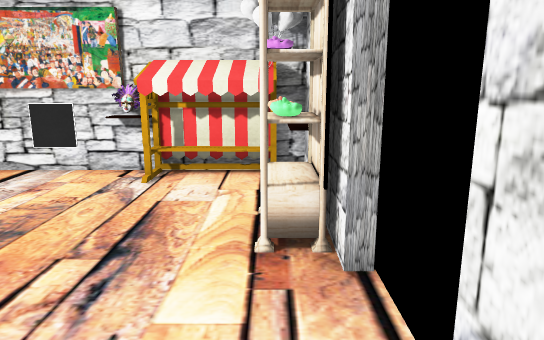
View 1 (above)

12 first-person views from a walk through a 3-D level made in the Unity game engine. The camera is 1.2 m above the floor, tilts 12° down and sees 70° across. Doors are open. The floor is counted in squares, 0.5 m on a side. Each view is taken from the middle of a square. On the plan, view 1 faces up. The plan holds only what a view shows up to about 20 squares ahead; the rest is blank. The place goes on beyond the plan. The player is left out. Some surface patterns are stand-ins.

View 2
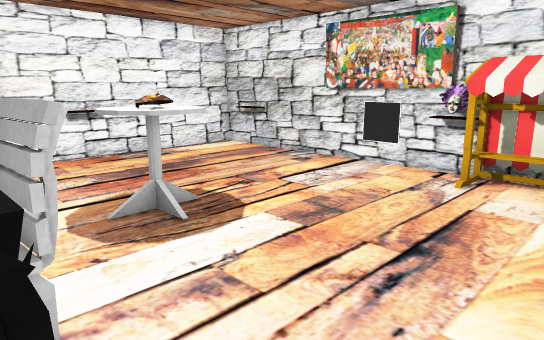

View 3
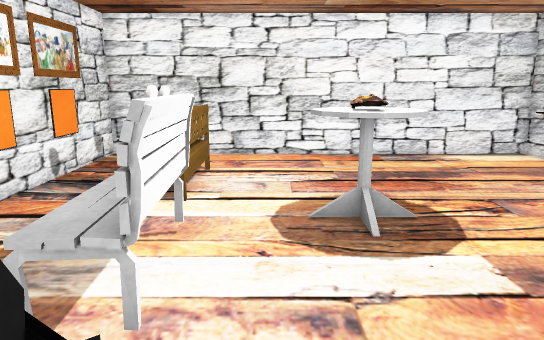

View 4
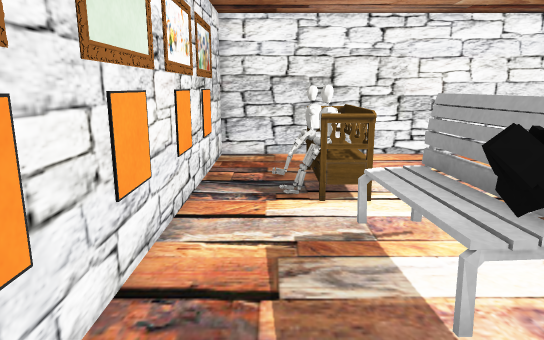

View 5
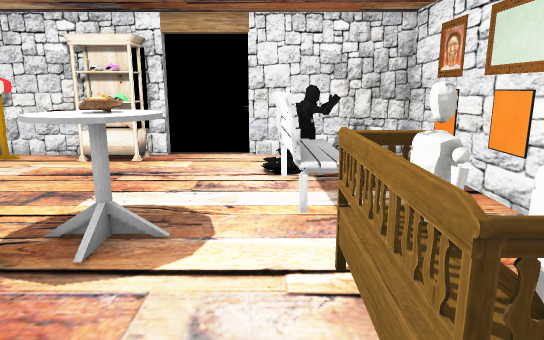

View 6
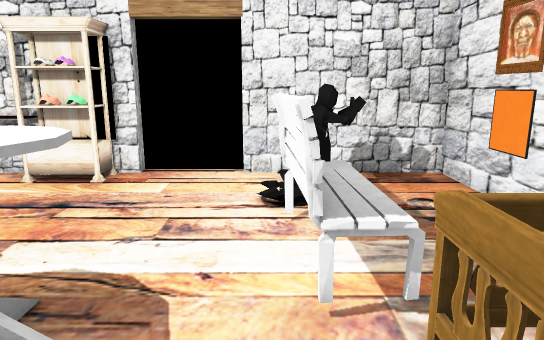

View 7
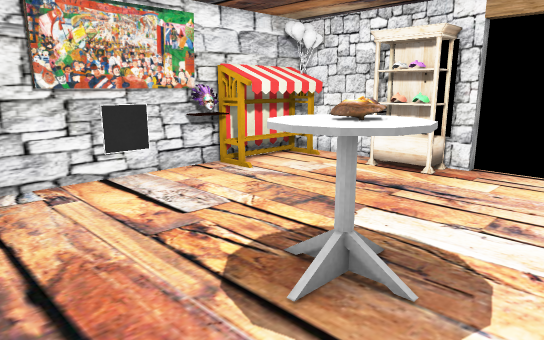

View 8
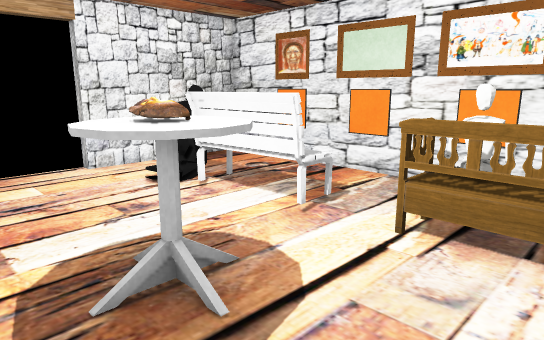

View 9
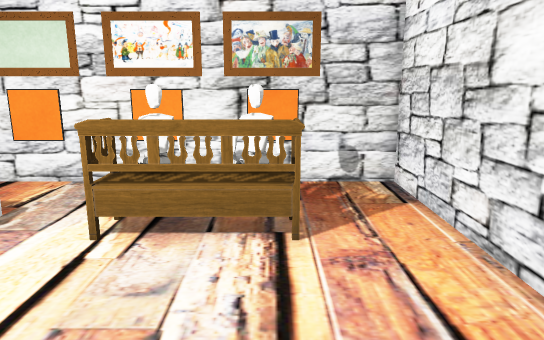

View 10
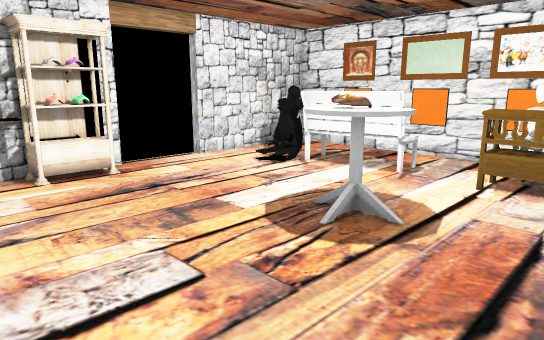

View 11
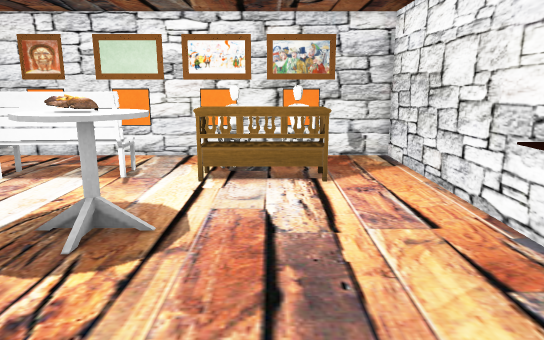

View 12
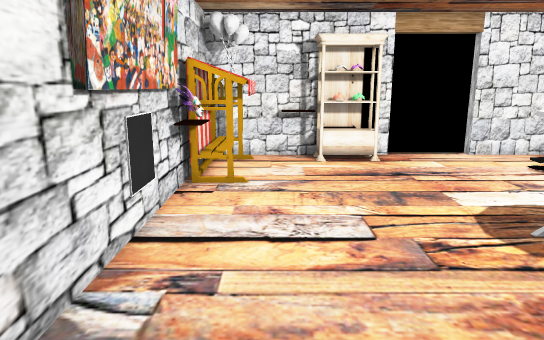

### Floor plan
Points are (right, up) in squares from view 1. A wall is a line through its corners. A room is listed if a view was taken in it or the views show most of it. See-through windows are left out.
Room 1 (views 1, 2, 3, 4, 5, 6, 7, 8, 9, 10, 11, 12)
walls: (0.7, 5.2) (0.7, 7.5); (0.9, 5.5) (0.4, 5.5); (0.4, 7.4) (0.9, 7.4); (1, 7.1) (1, 11.3) (0.4, 11.3); (2.6, 4.8) (1, 4.8) (1, 6.6); (-4.3, 11.1) (-8.5, 11.1); (-4.4, 11.3) (-14.2, 11.3) (-14.2, -3.9) (-11.4, -3.9); (-9.6, -3.9) (1, -3.9) (1, 1.8) (2.6, 1.8)
ways out: open door at (0.5, 5); open door at (1, 7)
objects: other object (-11, -4); other object (-11, -1); bench (-11, -1) to (-8, 0); other object (-10, -4); other object (-9, -1); table (-8, 3) to (-6, 5); bench (-6, 0) to (-3, 1); other object (-3, 10) to (0, 11); statue (-2, -1) to (-1, 0); other object (0, 6); other object (0, 7); other object (0, 8) to (1, 9)

Where each view was taken, in squares from view 1:
view 1: 0 up, 0 right, facing up
view 2: 0 up, 0 right, facing up-left
view 3: 2 up, 0 right, facing left
view 4: 2 down, 0 right, facing left
view 5: 1 up, 13 left, facing right
view 6: 1 up, 10 left, facing right
view 7: 1 up, 11 left, facing up-right
view 8: 6 up, 11 left, facing down-right
view 9: 6 up, 11 left, facing down
view 10: 10 up, 11 left, facing down-right
view 11: 10 up, 10 left, facing down
view 12: 9 up, 13 left, facing right
